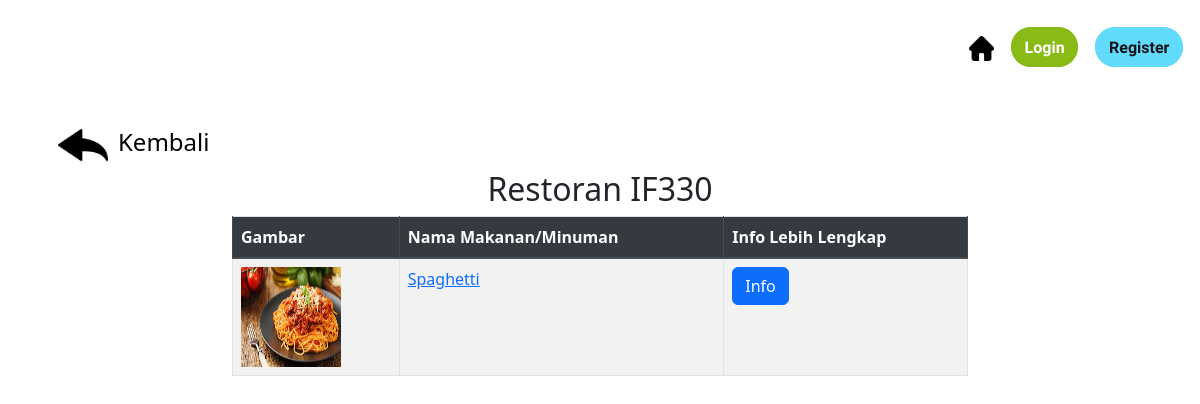
/food.php?category=lunch, run on the app's committed database.
### tables this page shows
CREATE TABLE `resto` (
  `id` int(5) NOT NULL,
  `nama` varchar(30) NOT NULL,
  `harga` varchar(15) NOT NULL,
  `deskripsi` varchar(250) NOT NULL,
  `img` blob NOT NULL,
  `category` varchar(50) NOT NULL
);

### food.php (the view, shortened to what this page needs)
<?php
$con = mysqli_connect("localhost", "id21448128_metiu", "1ni_password_DBLec", "id21448128_webprog");
if(isset($_GET['category'])){
    $q = "SELECT img, nama, id, deskripsi, harga FROM resto where category ='" . $_GET['category'] . "';";
    $query = mysqli_query($con, $q);
}
?>
<!DOCTYPE html>
<html lang="en">
<?php include 'navbar.php'; ?>
<head>
    <link rel="stylesheet" href="https://maxcdn.bootstrapcdn.com/bootstrap/4.5.2/css/bootstrap.min.css">
    <link href="https://cdn.jsdelivr.net/npm/bootstrap@5.3.2/dist/css/bootstrap.min.css" rel="stylesheet">
</head>
<body class="bg_image">
    <div class="container mt-4">
        <span class="p-3 mt-3" style="background-color: white">
            <a href="category.php" style="color: black; font-size: 24px; text-decoration: none;"><img class="img-fluid" id="back-button" src="./images/back.png" style="margin-right: 10px;"/>Kembali</a>
        </span>
        <h2 class="text-center"> Restoran IF330</h2>
        <div class="row">
            <div class="col-md-8 offset-md-2">
                <table class="table table-bordered table-striped">
                    <thead class="thead-dark">
                        <tr>
                            <th>Gambar</th>
                            <th>Nama Makanan/Minuman</th>
                            <th>Info Lebih Lengkap</th>
                        </tr>
                    </thead>
                    <tbody>
                    <?php
$index = 0;
while ($hasil = mysqli_fetch_array($query)) {
    $index++;
    echo "<tr>";
    echo "<td><a href='detail.php?id=" . $hasil['id'] . "'><img src='" . $hasil['img'] . "' width='100' height='100'></a></td>";
    echo "<td><a href='detail.php?id=" . $hasil['id'] . "'>" . $hasil['nama'] . "</a></td>";
    echo "<td><p class='d-inline-flex gap-1'>
        <button class='btn btn-primary' type='button' data-bs-toggle='collapse' data-bs-target='#collapseExample$index' aria-expanded='false' aria-controls='collapseExample$index'>
            Info
        </button>
    </p>
    <div class='collapse' id='collapseExample$index'>
        <div class='card card-body'>
        Deskripsi: " . $hasil['deskripsi'] . "<br>
        Harga: Rp" . $hasil['harga'] . "<br>
        <br> *klik gambar atau nama untuk pemesanan
        </div>
    </div></td>";
    echo "</tr>";
}
?>
                    </tbody>
                </table>
            </div>
        </div>
    </div>
</body>
</html>

### food.php (style rules this page uses)
.bg_image { background-image: url('./images/background.jpg'); background-size: 100% 100vh; }
#back-button { width: 50px; height: 50px; }

### data on the page
resto: img (picture), nama "Spaghetti"
